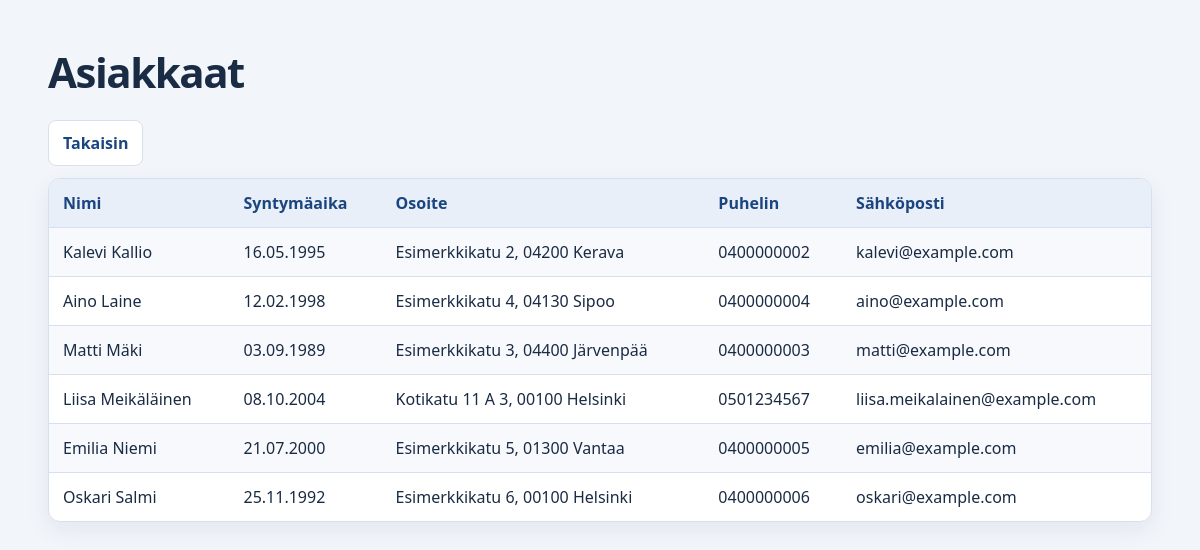
Screenshot of /php/katsele_asiakkaita.php with the database file from the repository.
### tables this page shows
CREATE TABLE asiakas (
  id INT NOT NULL AUTO_INCREMENT,
  etunimi VARCHAR(100) NOT NULL,
  sukunimi VARCHAR(100) NOT NULL,
  katuosoite VARCHAR(150) NOT NULL,
  postitoimipaikka VARCHAR(100) NOT NULL,
  puhelin VARCHAR(20) NOT NULL,
  saika DATE NOT NULL,
  email VARCHAR(255) NOT NULL,
  PRIMARY KEY (id)
);

### php/katsele_asiakkaita.php (the view, shortened to what this page needs)
<?php
require_once('db.php');
$sql = "SELECT * FROM asiakas ORDER BY sukunimi";
$tulos = mysqli_query($yhteys, $sql);
?>
<!DOCTYPE html>
<html lang="fi">
<head>
    <link rel="stylesheet" href="../css/style.css?v=<?= filemtime(__DIR__ . '/../css/style.css') ?>">
</head>
<body>
    <h1>Asiakkaat</h1>
    <a class="back-button" href="../index.php">Takaisin</a>
    <table>
        <tr>
            <th>Nimi</th>
            <th>Syntymäaika</th>
            <th>Osoite</th>
            <th>Puhelin</th>
            <th>Sähköposti</th>
        </tr>
        <?php while ($rivi = mysqli_fetch_assoc($tulos)) { ?>
            <tr>
                <td><?= htmlspecialchars($rivi['etunimi'] . " " . $rivi['sukunimi']) ?></td>
                <td><?= date('d.m.Y', strtotime($rivi['saika'])) ?></td>
                <td><?= htmlspecialchars($rivi['katuosoite'] . ", " . $rivi['postitoimipaikka']) ?></td>
                <td><?= htmlspecialchars($rivi['puhelin']) ?></td>
                <td><?= htmlspecialchars($rivi['email']) ?></td>
            </tr>
        <?php } ?>
    </table>
</body>
</html>

### css/style.css (style rules this page uses)
:root { --page: #f2f5fa; --surface: #fff; --panel: #e8eff9; --ink: #1a2b44; --muted: #42546e; --border: #d7e1ee; --blue: #2459a6; --blue-dark: #1b457f; --blue-light: #edf3fc; --shadow: 0 8px 24px rgba(24, 47, 79, 0.07); }
* { box-sizing: border-box; }
body { max-width: 1320px; min-height: 100vh; margin: 0 auto; padding: clamp(20px, 4vw, 48px); background-color: var(--page); color: var(--ink); font: 1rem/1.5 "Segoe UI", Arial, sans-serif; }
h1 { margin: 0 0 24px; font-size: clamp(1.9rem, 3.5vw, 2.65rem); line-height: 1.15; letter-spacing: -0.035em; }
.menu-group a, .back-button, input[type="submit"] { padding: 10px 14px; border: 1px solid var(--border); border-radius: 8px; font: inherit; font-weight: 600; text-decoration: none; }
.back-button { display: inline-block; margin-bottom: 12px; background-color: var(--surface); color: var(--blue-dark); }
table { width: 100%; margin: 20px 0; overflow: hidden; border: 1px solid var(--border); border-spacing: 0; border-radius: 12px; background-color: var(--surface); box-shadow: var(--shadow); }
.back-button + table { margin-top: 0; }
th, td { padding: 12px 14px; border-bottom: 1px solid var(--border); text-align: left; }
th { background-color: var(--panel); color: var(--blue-dark); font-weight: 600; }
tr:nth-child(even) { background-color: #f7f9fc; }
tr:last-child td { border-bottom: 0; }

### rows the page displays
asiakas: etunimi+sukunimi "Kalevi Kallio", saika "16.05.1995", katuosoite+postitoimipaikka "Esimerkkikatu 2, 04200 Kerava", puhelin "0400000002", email "kalevi@example.com"
asiakas: etunimi+sukunimi "Aino Laine", saika "12.02.1998", katuosoite+postitoimipaikka "Esimerkkikatu 4, 04130 Sipoo", puhelin "0400000004", email "aino@example.com"
asiakas: etunimi+sukunimi "Matti Mäki", saika "03.09.1989", katuosoite+postitoimipaikka "Esimerkkikatu 3, 04400 Järvenpää", puhelin "0400000003", email "matti@example.com"
asiakas: etunimi+sukunimi "Liisa Meikäläinen", saika "08.10.2004", katuosoite+postitoimipaikka "Kotikatu 11 A 3, 00100 Helsinki", puhelin "0501234567", email "liisa.meikalainen@example.com"
asiakas: etunimi+sukunimi "Emilia Niemi", saika "21.07.2000", katuosoite+postitoimipaikka "Esimerkkikatu 5, 01300 Vantaa", puhelin "0400000005", email "emilia@example.com"
asiakas: etunimi+sukunimi "Oskari Salmi", saika "25.11.1992", katuosoite+postitoimipaikka "Esimerkkikatu 6, 00100 Helsinki", puhelin "0400000006", email "oskari@example.com"
